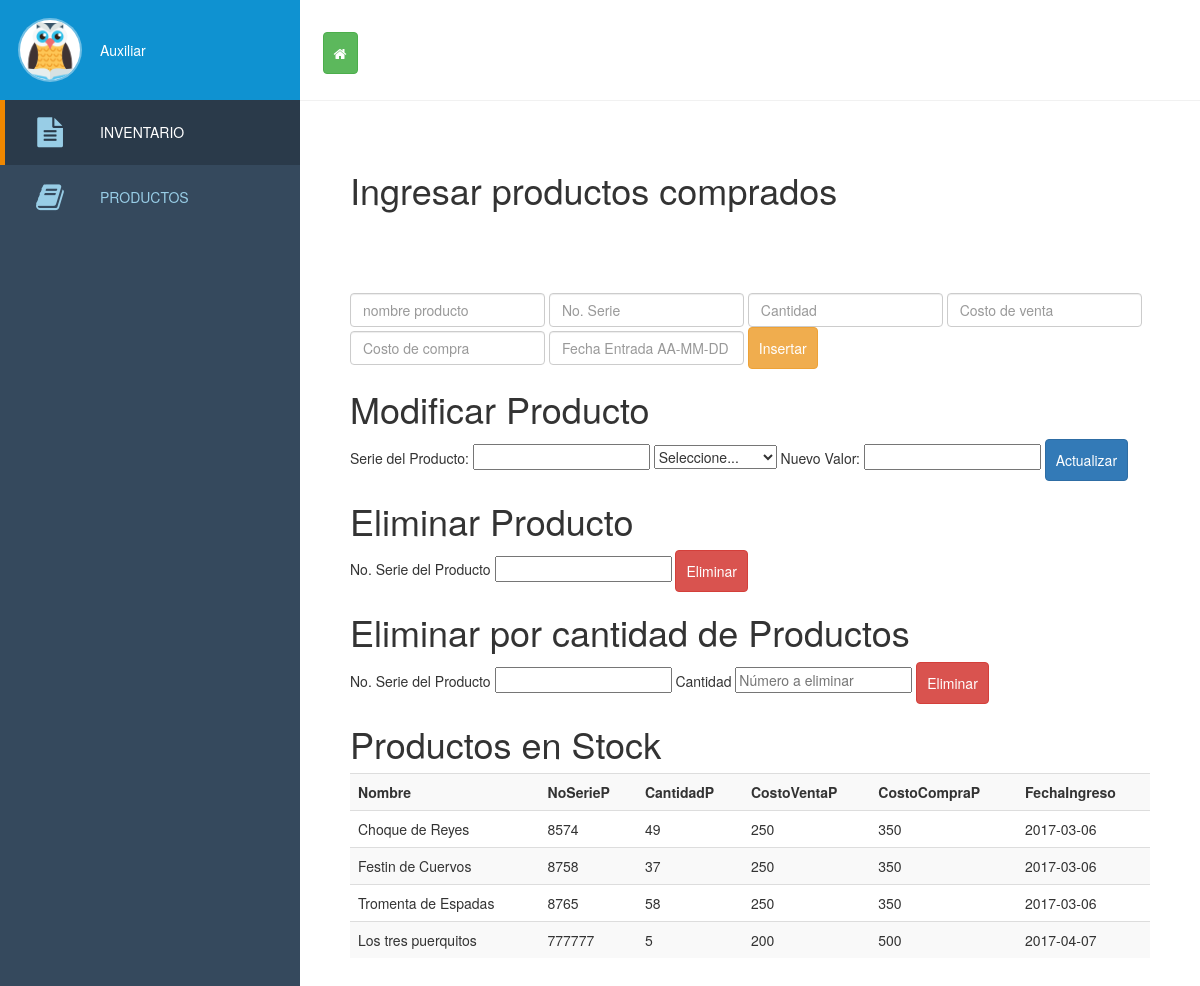
The page /productosAuxiliar.php on the database its author committed.
### tables this page shows
CREATE TABLE IF NOT EXISTS `productos` (
  `Id_p` int(11) NOT NULL,
  `NombreP` varchar(50) NOT NULL,
  `NoSerieP` int(10) NOT NULL,
  `CantidadP` int(10) NOT NULL,
  `CostoVentaP` decimal(10,0) NOT NULL,
  `CostoCompraP` decimal(10,0) NOT NULL,
  `FechaIngreso` date NOT NULL,
  `FechaSalidaP` date NOT NULL
);

### productosAuxiliar.php (the view, shortened to what this page needs)
<!DOCTYPE html>
<html lang="es">
<head>
    <link rel='stylesheet prefetch' href='http://cdnjs.cloudflare.com/ajax/libs/font-awesome/4.1.0/css/font-awesome.min.css'>
     <link rel="stylesheet"; href="https://unpkg.com/ng-table@2.0.2/bundles/ng-table.min.css">
      <link rel="stylesheet" href="lib/bootstrap/css/bootstrap.min.css">
     <link rel="stylesheet" href="css/style.css">
    <link rel="stylesheet" href="css/sweetalert.css">
</head>
  <body>
<header id="main-header">
  <nav id="sidenav">
    <div id="sidenav-header">
      <div id="profile-picture">
      	<img src="img/owl.png"/>
      </div>
      <a href="#" id="profile-link"> Auxiliar</a>
    </div>
    <div id="account-actions">
    <a href="index.php" ><button class="btn btn-success" title="Regresar al incio"><i class="fa fa-home"></i></button></a>
    </div>
    <ul id="main-nav">
       <li class="active">
        <a href="inventarioAuxiliar.php">
          <i class="fa fa-file-text"></i>
        Inventario
        </a>
      </li>
      <li>
        <a href="productosAuxiliar.php">
          <i class="fa fa-book"></i>
          Productos
        </a>
      </li>
    </ul>
  </nav>
  <div id="header_logo">
  </div>
</header>
<section id="content">
  <header id="content-header">
    <h1>Ingresar productos comprados</h1>
  </header>
    <form  action="ingresarpro.php" METHOD="POST" name="form" class="form-inline">
      <input type="text" class="form-control" placeholder="nombre producto" name="NombreP" required>
      <input type="text" class="form-control" placeholder="No. Serie"  name="NoSerieP" required>
      <input type="text" class="form-control" placeholder="Cantidad"  name="CantidadP" required>
      <input type="text" class="form-control" placeholder="Costo de venta" name="CostoVentaP" required>
      <input type="text" class="form-control" placeholder="Costo de compra" name="CostoCompraP" required>
      <input type="text" class="form-control" placeholder="Fecha Entrada AA-MM-DD" name="FechaIngreso" required>
      <input type="submit" class="btn btn-warning"  value="Insertar" >
    </form>
     <form ACTION="actualizar.php" method="POST" class="form-inline">
        <h1>Modificar Producto</h1>
    Serie del  Producto: <input type="text" name="id">
    <select name="campoacambiar">
			<option value="seleccion">Seleccione...</option>
		</select>
        Nuevo Valor:
		<input type="text" name="valornuevo">
    <input type="submit" class="btn btn-primary" value="Actualizar">
    </form>
    <form action="eliminar.php" method="POST">
        <h1>Eliminar Producto</h1>
     No. Serie del Producto <input type="text" name="eliminar">
    <input type="submit" value="Eliminar" onclick="return confirm('Estás seguro que deseas eliminar el registro?');"  class="btn btn-danger">
    </form>
     <form action="eliminar2.php" method="POST">
        <h1>Eliminar por cantidad de Productos</h1>
     No. Serie del Producto <input type="text" name="eliminar">
     Cantidad <input type="text" name="cantidad" placeholder="Número a eliminar">
    <input type="submit"   onclick="return confirm('Estás seguro que deseas eliminar el registro?');" value="Eliminar" class="btn btn-danger">
    </form>
 <form  action="consuproductos.php" METHOD="POST" id="form2" class="form-inline">
    <h1>Productos en Stock</h1>
<?php
include('conexion1.php');
$query=" SELECT * FROM productos";
$result=mysql_query($query,$bdconectada)or die ("Problemas".mysql_error());
ECHO "<table class='table table-striped'><th>Nombre</th><th>NoSerieP</th><th>CantidadP</th><th>CostoVentaP</th><th>CostoCompraP</th><th>FechaIngreso</th>";
while (($fila = mysql_fetch_array($result, MYSQLI_ASSOC)) == TRUE){
	ECHO "<tr>";
        ECHO " <TD>".$fila["NombreP"]."</TD>";
		ECHO " <TD>".$fila["NoSerieP"]."</TD>";
		ECHO " <TD>".$fila["CantidadP"]."</TD>";
        ECHO " <TD>".$fila["CostoVentaP"]."</TD>";
        ECHO " <TD>".$fila["CostoCompraP"]."</TD>";
        ECHO " <TD>".$fila["FechaIngreso"]."</TD>";
  ECHO"</tr>";
}
ECHO "</table>";
?>
</form>
</section>
</body>
</html>

### css/style.css (style rules this page uses)
* { box-sizing:border-box; -webkit-transition:.4s ease-in-out; font-family:Helvetica Neue, Helvetica,Arial,Verdana,sans-serif; margin:0; }
html,body { height:100%; min-height:100%; }
body { background:#fff; }
#main-header { position:fixed; height:100px; top:0; left:300px; right:0; box-shadow:0 1px 0 #f1f1f1; background-color:rgba(255,255,255,.95); z-index:1; }
#header_logo { margin:20px auto; width:60px; height:60px; overflow:hidden; text-indent:-5000px; position:relative; z-index:0; opacity:1; }
#sidenav { position:fixed; min-width:300px; height:100%; background-color:#35495d; left:0; top:0; z-index:1; }
#sidenav-header { height:100px; line-height:60px; width:100%; background-color:#0f92d1; padding:20px 20px 20px 100px; position:relative; }
#profile-picture { height:60px; width:60px; background-color:white; display:block; position:absolute; top:20px; left:20px; border-radius: 30px; overflow:hidden; box-shadow:0 0 0 2px rgba(255,255,255,.4); }
#profile-picture img { width:100%; height:100%; }
#profile-link { text-decoration:none; color:white; }
#account-actions { height:100px; width:180px; padding:30px 0 0 20px; position:absolute; left:100%; top:0; }
#account-actions a { display:block; position:relative; height:40px; line-height:40px; text-align:center; font-size:20px; color:#b0b0b0; width:40px; float:left; overflow:visible; }
#account-actions a:after { content:attr(data-title); display:block; width:100px; height:0px; text-align:center; position:absolute; left:-30px; font-size:12px; bottom:9px; opacity:0; -webkit-transition:.25s ease-in-out; }
#content { padding:150px 50px 50px 350px; }
#main-nav { list-style-type:none; padding:0; margin:0; position:absolute; width:100%; top:100px; bottom:0px; overflow:auto; }
#main-nav li { padding:0; margin:0; }
#main-nav li a { display:block; padding:0 20px 0 100px; text-decoration:none; color:#98cde6; position:relative; text-transform:uppercase; font-weight:200; line-height:65px; }
#main-nav li.active a { background:rgba(0,0,0,.2); color:white; box-shadow:inset 5px 0 0 #ef8700; }
#main-nav li a .fa { font-size:30px; position:absolute; width:60px; height:65px; line-height:65px; text-align:center; left:20px; }
#main-nav li.active a .fa { color:#98cde6; }
#content-header { width:calc(100% + 100px); height:193px; margin:-50px 0 0 -50px; background:white; padding:50px; }

### productosAuxiliar.php (style rules this page uses)
.btn { padding: 10px; }
body { background: #fff; }

### rows shown on the page
productos: NombreP "Choque de Reyes", NoSerieP "8574", CantidadP "49", CostoVentaP "250", CostoCompraP "350", FechaIngreso "2017-03-06"
productos: NombreP "Festin de Cuervos", NoSerieP "8758", CantidadP "37", CostoVentaP "250", CostoCompraP "350", FechaIngreso "2017-03-06"
productos: NombreP "Tromenta de Espadas", NoSerieP "8765", CantidadP "58", CostoVentaP "250", CostoCompraP "350", FechaIngreso "2017-03-06"
productos: NombreP "Los tres puerquitos", NoSerieP "777777", CantidadP "5", CostoVentaP "200", CostoCompraP "500", FechaIngreso "2017-04-07"
